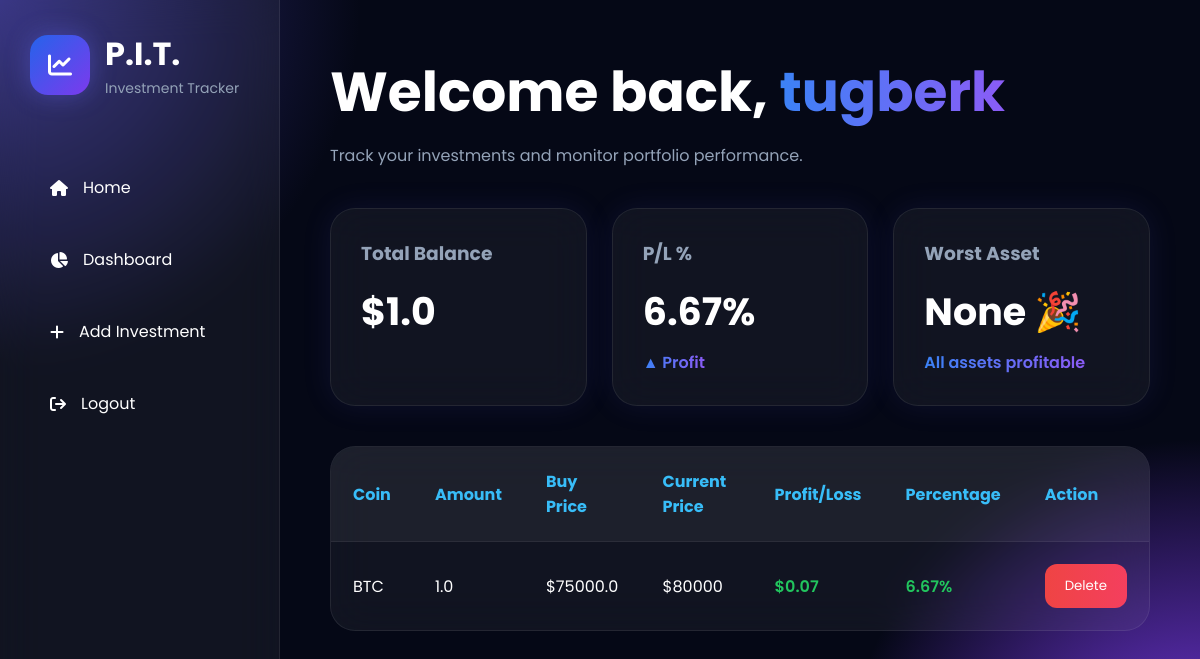
/dashboard (signed in), run on the app's committed database.
### tables this page shows
CREATE TABLE investments (
    id INTEGER PRIMARY KEY AUTOINCREMENT,
    user_id INTEGER,
    coin TEXT,
    amount REAL,
    buy_price REAL
    );

### app.py (the view)
@app.route("/dashboard")
def dashboard():
    if "user_id" not in session:
        return redirect(url_for("login"))
    conn = get_connection()
    investments = conn.execute("""
    SELECT * FROM investments
    WHERE user_id = ?
    """, (session["user_id"],)).fetchall()
    conn.close()
    prices = {
        "BTC": 80000,
        "ETH": 2300,
        "SOL": 110,
        "XRP": 1.4,
        "BNB": 1250
    }
    investment_list = []
    worst_asset = None
    worst_percentage = 0
    total_balance = 0
    total_initial_value = 0
    total_current_value = 0
    for inv in investments:
        current_price = prices[inv["coin"]]
        percentage = (
            (current_price - inv["buy_price"])
            / inv["buy_price"]
        ) * 100
        profit_loss = (
            inv["amount"] * percentage / 100
        )
        total_balance += inv["amount"]
        initial_value = inv["amount"] * inv["buy_price"]
        current_value = inv["amount"] * current_price
        total_initial_value += initial_value
        total_current_value += current_value
        if percentage < worst_percentage:
            worst_percentage = percentage
            worst_asset = inv["coin"]
        investment_list.append({
            "id": inv["id"],
            "coin": inv["coin"],
            "amount": inv["amount"],
            "buy_price": inv["buy_price"],
            "current_price": current_price,
            "profit_loss": round(profit_loss, 2),
            "percentage": round(percentage, 2)
        })
    if total_initial_value > 0:
        portfolio_percentage = (
            (
                total_current_value - total_initial_value
            )
            /
            total_initial_value
        ) * 100
    else:
        portfolio_percentage = 0
    return render_template(
        "dashboard.html",
        investments=investment_list,
        total_balance=round(total_balance, 2),
        portfolio_percentage=round(portfolio_percentage, 2),
        worst_asset=worst_asset,
        worst_percentage=round(worst_percentage, 2)
    )

### app.py (called while the page is built)
def get_connection():
    conn = sqlite3.connect("database.db")
    conn.row_factory = sqlite3.Row
    return conn

### templates/dashboard.html (shortened to what this page needs)
<!DOCTYPE html>
<html lang="en">
<head>
    <link rel="stylesheet"
    href="{{ url_for('static', filename='style2.css') }}">
    <link
    rel="stylesheet"
    href="https://cdnjs.cloudflare.com/ajax/libs/font-awesome/6.5.1/css/all.min.css"
    />
</head>
<body>
<div class="dashboard-container">
    <div class="sidebar">
        <div class="logo">
            <div class="logo-icon">
                <i class="fa-solid fa-chart-line"></i>
            </div>
            <div>
                <h2>P.I.T.</h2>
                <p>Investment Tracker</p>
            </div>
        </div>
        <div class="menu">
            <a href="/">
                <i class="fa-solid fa-house"></i>
                Home
            </a>
            <a href="/dashboard">
                <i class="fa-solid fa-chart-pie"></i>
                Dashboard
            </a>
            <a href="/add">
                <i class="fa-solid fa-plus"></i>
                Add Investment
            </a>
            <a href="/logout">
                <i class="fa-solid fa-arrow-right-from-bracket"></i>
                Logout
            </a>
        </div>
    </div>
    <div class="main-content">
        <h1>
            Welcome back,
            <span>{{ session.get('username') }}</span>
        </h1>
        <p class="subtitle">
            Track your investments and monitor portfolio performance.
        </p>
        <div class="stats-container">
            <div class="stat-card">
                <h3>Total Balance</h3>
                <h2>
                    ${{ total_balance }}
                </h2>
            </div>
            <div class="stat-card">
                <h3>P/L %</h3>
                <h2>
                    {{ portfolio_percentage }}%
                </h2>
                <span class="
                {% if portfolio_percentage >= 0 %}
                green
                {% else %}
                red
                {% endif %}
                ">
                {% if portfolio_percentage >= 0 %}
                    ▲ Profit
                {% else %}
                    ▼ Loss
                {% endif %}
                </span>
            </div>
            <div class="stat-card">
                <h3>Worst Asset</h3>
                {% if worst_asset %}
                    <h2>
                        {{ worst_asset }}
                    </h2>
                    <span class="red">
                        {{ worst_percentage }}%
                    </span>
                {% else %}
                    <h2>None 🎉</h2>
                    <span class="green">
                        All assets profitable
                    </span>
                {% endif %}
            </div>
        </div>
        <div class="table-container">
            <table>
                <thead>
                    <tr>
                        <th>Coin</th>
                        <th>Amount</th>
                        <th>Buy Price</th>
                        <th>Current Price</th>
                        <th>Profit/Loss</th>
                        <th>Percentage</th>
                        <th>Action</th>
                    </tr>
                </thead>
                <tbody>
                    {% for inv in investments %}
                    <tr>
                        <td>{{ inv.coin }}</td>
                        <td>{{ inv.amount }}</td>
                        <td>${{ inv.buy_price }}</td>
                        <td>${{ inv.current_price }}</td>
                        <td class="
                        {% if inv.profit_loss >= 0 %}
                        green
                        {% else %}
                        red
                        {% endif %}
                        ">
                            ${{ inv.profit_loss }}
                        </td>
                        <td class="
                        {% if inv.percentage >= 0 %}
                        green
                        {% else %}
                        red
                        {% endif %}
                        ">
                            {{ inv.percentage }}%
                        </td>
                        <td>
                            <a href="/delete/{{ inv.id }}">
                                <button class="delete-btn">
                                    Delete
                                </button>
                            </a>
                        </td>
                    </tr>
                    {% endfor %}
                </tbody>
            </table>
        </div>
    </div>
</div>
</body>
</html>

### static/style2.css (style rules this page uses)
* { margin:0; padding:0; box-sizing:border-box; font-family:'Poppins',sans-serif; }
body { background: radial-gradient(circle at top left,#312e81 0%,transparent 25%), radial-gradient(circle at bottom right,#7c3aed 0%,transparent 25%), #050816; color:white; min-height:100vh; }
.dashboard-container { display:flex; }
.sidebar { width:280px; height:100vh; background:rgba(255,255,255,.05); border-right:1px solid rgba(255,255,255,.08); backdrop-filter:blur(20px); padding:30px; position:fixed; }
.logo { display:flex; align-items:center; gap:15px; margin-bottom:60px; }
.logo-icon { width:60px; height:60px; border-radius:18px; background:linear-gradient(135deg,#2563eb,#7c3aed); display:flex; align-items:center; justify-content:center; font-size:24px; box-shadow:0 0 25px rgba(99,102,241,.4); }
.logo h2 { font-size:32px; }
.logo p { color:#94a3b8; font-size:14px; }
.menu { display:flex; flex-direction:column; gap:15px; }
.menu a { text-decoration:none; color:white; padding:16px 20px; border-radius:14px; display:flex; align-items:center; gap:15px; transition:.3s; }
.main-content { margin-left:280px; width:100%; padding:50px; }
.main-content h1 { font-size:55px; margin-bottom:10px; }
.main-content span { background:linear-gradient(to right,#3b82f6,#8b5cf6); -webkit-background-clip:text; -webkit-text-fill-color:transparent; }
.subtitle { color:#94a3b8; margin-bottom:40px; }
.stats-container { display:flex; gap:25px; margin-bottom:40px; }
.stat-card { flex:1; background:rgba(255,255,255,.05); border:1px solid rgba(255,255,255,.08); backdrop-filter:blur(20px); padding:30px; border-radius:25px; box-shadow: 0 0 30px rgba(99,102,241,.1); }
.stat-card h3 { color:#94a3b8; margin-bottom:15px; }
.stat-card h2 { font-size:38px; margin-bottom:10px; }
.table-container { background:rgba(255,255,255,.05); border:1px solid rgba(255,255,255,.08); backdrop-filter:blur(20px); border-radius:25px; overflow:hidden; }
table { width:100%; border-collapse:collapse; }
th { background:rgba(255,255,255,.05); padding:22px; text-align:left; color:#38bdf8; }
td { padding:22px; border-top:1px solid rgba(255,255,255,.06); }
.green { color:#22c55e; font-weight:600; }
.delete-btn { border:none; padding:12px 20px; border-radius:12px; background:linear-gradient(to right,#ef4444,#f43f5e); color:white; cursor:pointer; transition:.3s; }
.table-container a { text-decoration:none; }

### data on the page
investments: coin "BTC", amount "1.0", buy_price "75000.0", current_price "80000", profit_loss "0.07", percentage "6.67"

### other printed values
{{ session.get('username') }} "tugberk"
{{ total_balance }} "1.0"
{{ portfolio_percentage }} "6.67"
